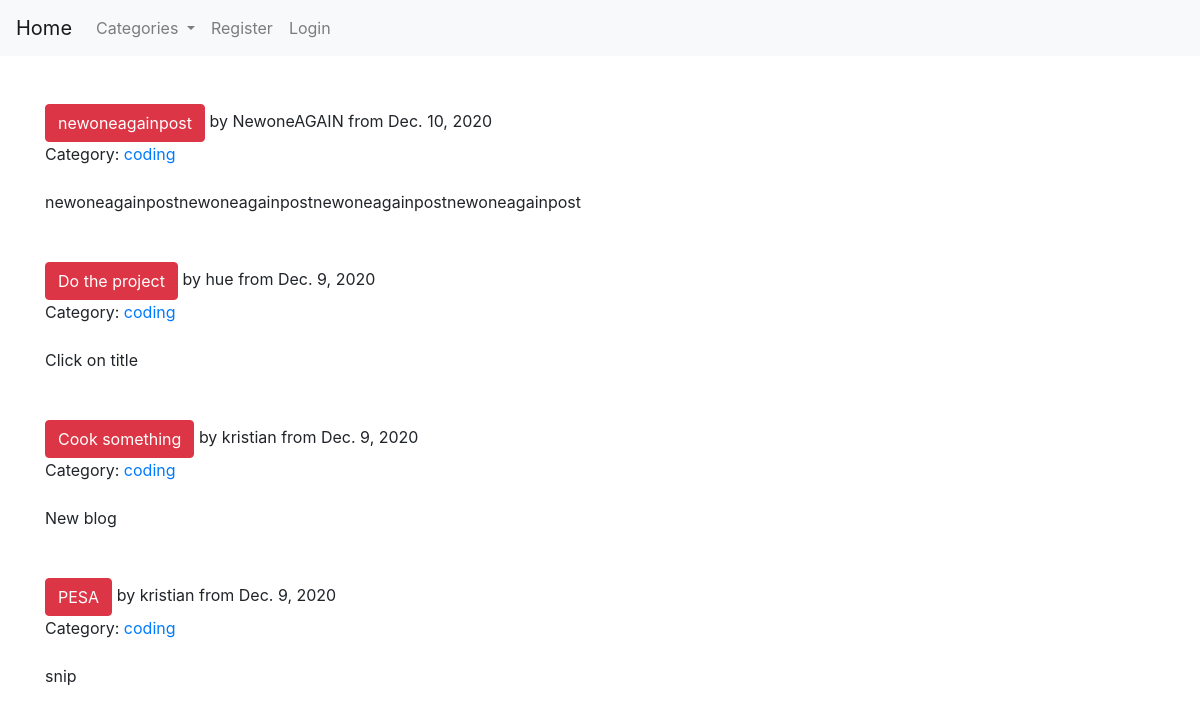
The app's page /, older data.
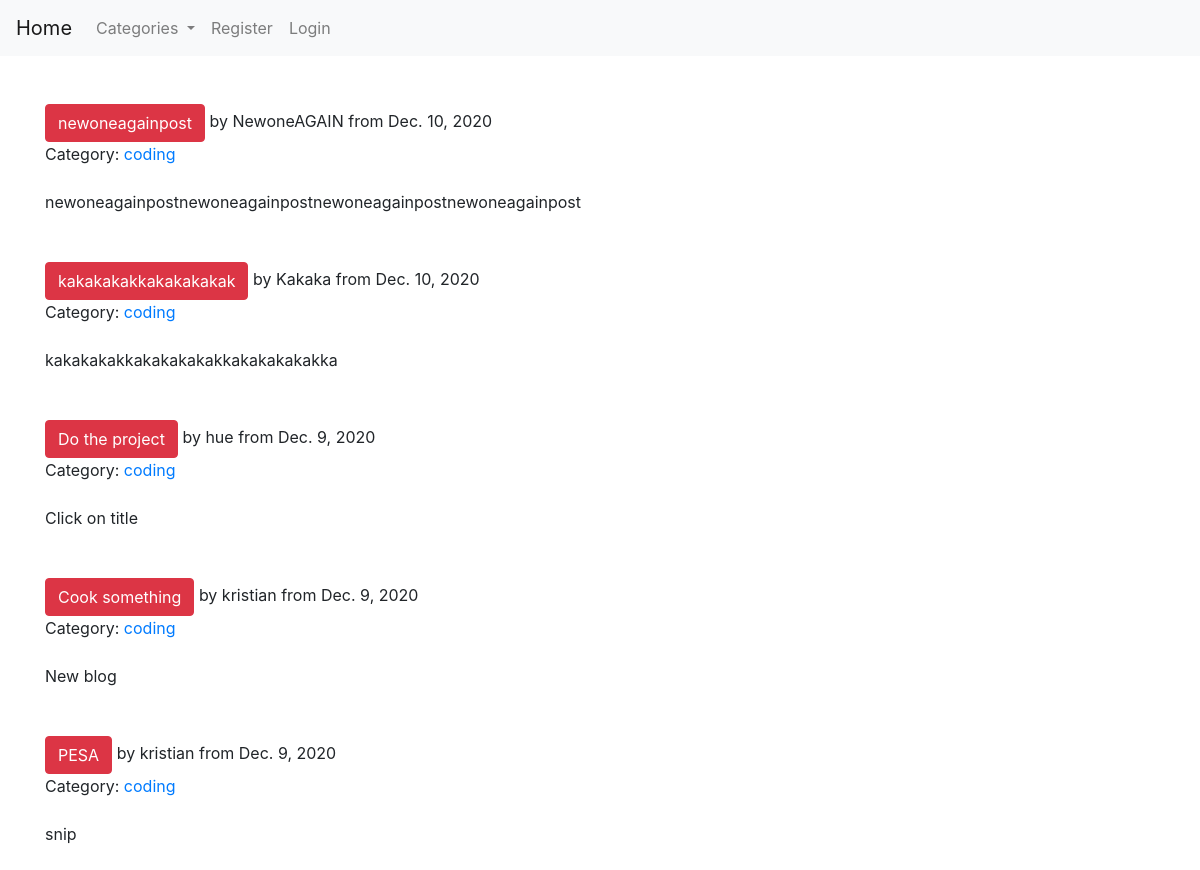
The same page, newer data.
### final/models.py (models this page shows, shortened)
class Post(models.Model):
    title = models.CharField(max_length=20)
    title_tag = models.CharField(max_length=20, default='Crypto Blog')
    author = models.ForeignKey(User, on_delete=models.CASCADE)
    body = RichTextField(blank=True, null=True)
    date = models.DateField(auto_now_add=True)
    category = models.CharField(max_length=200, default='coding')
    snippet = models.CharField(max_length=200)
    likes = models.ManyToManyField(User, related_name='block_post')
    header_image = models.ImageField(null=True, blank=True, upload_to='images/')

### final/views.py (the view)
# urls.py: path('', HomeView.as_view(), name='home'),
class HomeView(ListView):
    model = Post
    template_name = 'home.html'
    cats = Category.objects.all()
    ordering = ['-date']
    def get_context_data(self, *args, **kwargs):
        cat_menu = Category.objects.all()
        context = super(HomeView, self).get_context_data(*args, **kwargs)
        context['cat_menu'] = cat_menu
        return context

### final/models.py (called while the page is built)
    def __str__(self):
        return f"{self.name.lower()}"

### templates/home.html (shortened to what this page needs)
{% extends 'base.html' %}
{% block content %}
    <body>
    <br>
    {% for post in object_list %}
        <br>
        <a href="{% url 'article_detail' post.pk %}" class="btn btn-danger"> {{ post.title }} </a> by {{ post.author }}
        from {{ post.date }}<br>
        Category: <a href="{% url 'category' post.category|slugify %}">{{ post.category }}</a>
        <br>
        <br>
        {{ post.snippet }}
        <br>
        <br>
    {% endfor %}
    </body>
{% endblock %}

Row changes from the older to the newer data that the page shows:
added Post: title "kakakakakkakakakakak", author "Kakaka", date "Dec. 10, 2020", category "coding", snippet "kakakakakkakakakakakkakakakakakka"
